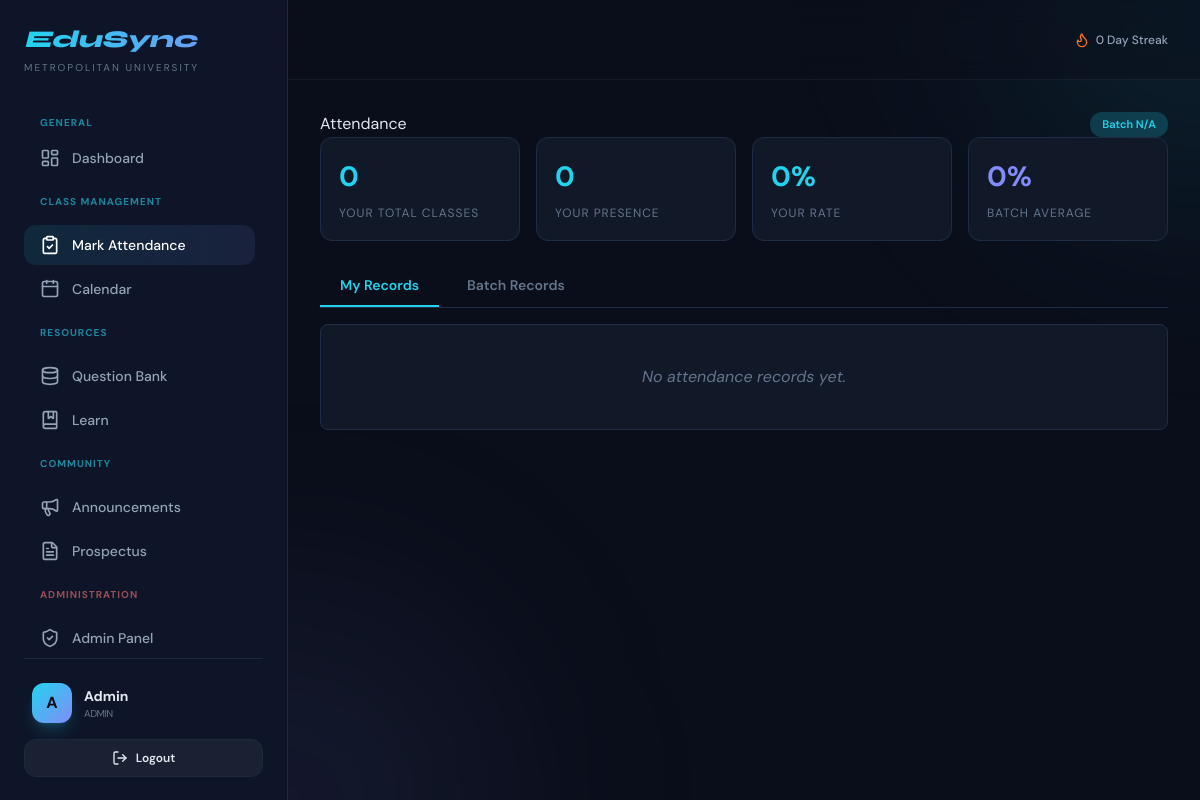
The app's page /attendance (signed in) with its own data.
### tables this page shows
CREATE TABLE users (
    id INT AUTO_INCREMENT PRIMARY KEY,
    name VARCHAR(100) NOT NULL,
    email VARCHAR(150) NOT NULL UNIQUE,
    password VARCHAR(255) NOT NULL,
    avatar VARCHAR(255) DEFAULT 'default.png',
    student_id VARCHAR(30),
    batch VARCHAR(20),
    semester INT DEFAULT 1,
    department VARCHAR(100) DEFAULT 'Software Engineering',
    bio TEXT,
    streak INT DEFAULT 0,
    last_active DATE,
    role ENUM('student','faculty','admin') DEFAULT 'student',
    created_at TIMESTAMP DEFAULT CURRENT_TIMESTAMP
);

### app/Views/layouts/layout.php (the view, shortened to what the rows shown need)
<!DOCTYPE html>
<html lang="en" class="dark">
<head>
    <script src="https://cdn.tailwindcss.com"></script>
    <link rel="stylesheet" href="/assets/css/style.css">
</head>
<body class="bg-[#0a0e1a] text-slate-200 font-sans antialiased min-h-screen" x-data="{ sidebarOpen: true }">
    <div class="flex">
        <?php if (isset($user) && $user): ?>
            <aside
                class="fixed inset-y-0 left-0 z-50 w-72 bg-[#0f172a]/95 backdrop-blur-xl border-r border-slate-800 transition-transform duration-300 transform lg:translate-x-0 lg:static lg:inset-0"
                :class="sidebarOpen ? 'translate-x-0' : '-translate-x-full'"
            >
                <div class="flex flex-col h-full p-6">
                    <div class="mb-10">
                        <h1 class="font-syne text-2xl font-extrabold bg-gradient-to-r from-accent-cyan to-accent-purple bg-clip-text text-transparent italic">
                        </h1>
                        <p class="text-[10px] text-slate-500 uppercase tracking-[0.2em] mt-1">METROPOLITAN UNIVERSITY</p>
                    </div>
                    <nav class="flex-1 space-y-1 overflow-y-auto pr-2 custom-scrollbar">
                        <div class="text-[10px] font-bold text-accent-cyan uppercase tracking-widest px-4 mb-2 opacity-60">General</div>
                        <a href="/dashboard" class="flex items-center gap-3 px-4 py-2.5 rounded-xl transition-all duration-200 group <?php echo ($currentPage ?? '') === 'dashboard' ? 'nav-link-active' : 'text-slate-400 hover:bg-white/5 hover:text-white'; ?>">
                            <i data-lucide="layout-dashboard" class="w-5 h-5"></i>
                            <span class="text-sm font-medium">Dashboard</span>
                        </a>
                        <?php if ($this->session->isFaculty()): ?>
                        <div class="pt-3 pb-1">
                            <div class="text-[10px] font-bold text-accent-cyan uppercase tracking-widest px-4 mb-2 opacity-60">Class Management</div>
                        </div>
                        <a href="/admin/attendance" class="flex items-center gap-3 px-4 py-2.5 rounded-xl transition-all duration-200 group <?php echo ($currentPage ?? '') === 'attendance' ? 'nav-link-active' : 'text-slate-400 hover:bg-white/5 hover:text-white'; ?>">
                            <i data-lucide="clipboard-check" class="w-5 h-5"></i>
                            <span class="text-sm font-medium">Mark Attendance</span>
                        </a>
                        <?php endif; ?>
                        <a href="/calendar" class="flex items-center gap-3 px-4 py-2.5 rounded-xl transition-all duration-200 group <?php echo ($currentPage ?? '') === 'calendar' ? 'nav-link-active' : 'text-slate-400 hover:bg-white/5 hover:text-white'; ?>">
                            <i data-lucide="calendar" class="w-5 h-5"></i>
                            <span class="text-sm font-medium">Calendar</span>
                        </a>
                        <div class="pt-3 pb-1">
                            <div class="text-[10px] font-bold text-accent-cyan uppercase tracking-widest px-4 mb-2 opacity-60">Resources</div>
                        </div>
                        <a href="/question-bank" class="flex items-center gap-3 px-4 py-2.5 rounded-xl transition-all duration-200 group <?php echo ($currentPage ?? '') === 'question-bank' ? 'nav-link-active' : 'text-slate-400 hover:bg-white/5 hover:text-white'; ?>">
                            <i data-lucide="database" class="w-5 h-5"></i>
                            <span class="text-sm font-medium">Question Bank</span>
                        </a>
                        <a href="/learn" class="flex items-center gap-3 px-4 py-2.5 rounded-xl transition-all duration-200 group <?php echo ($currentPage ?? '') === 'learn' ? 'nav-link-active' : 'text-slate-400 hover:bg-white/5 hover:text-white'; ?>">
                            <i data-lucide="book-marked" class="w-5 h-5"></i>
                            <span class="text-sm font-medium">Learn</span>
                        </a>
                        <div class="pt-3 pb-1">
                            <div class="text-[10px] font-bold text-accent-cyan uppercase tracking-widest px-4 mb-2 opacity-60">Community</div>
                        </div>
                        <a href="/announcements" class="flex items-center gap-3 px-4 py-2.5 rounded-xl transition-all duration-200 group <?php echo ($currentPage ?? '') === 'announcements' ? 'nav-link-active' : 'text-slate-400 hover:bg-white/5 hover:text-white'; ?>">
                            <i data-lucide="megaphone" class="w-5 h-5"></i>
                            <span class="text-sm font-medium">Announcements</span>
                        </a>
                        <a href="/prospectus" class="flex items-center gap-3 px-4 py-2.5 rounded-xl transition-all duration-200 group <?php echo ($currentPage ?? '') === 'prospectus' ? 'nav-link-active' : 'text-slate-400 hover:bg-white/5 hover:text-white'; ?>">
                            <i data-lucide="file-text" class="w-5 h-5"></i>
                            <span class="text-sm font-medium">Prospectus</span>
                        </a>
                        <?php if ($this->session->userRole() === 'admin'): ?>
                            <div class="pt-3 pb-1">
                                <div class="text-[10px] font-bold text-red-400 uppercase tracking-widest px-4 mb-2 opacity-60">Administration</div>
                            </div>
                            <a href="/admin" class="flex items-center gap-3 px-4 py-2.5 rounded-xl transition-all duration-200 group <?php echo ($currentPage ?? '') === 'admin' ? 'nav-link-active' : 'text-slate-400 hover:bg-white/5 hover:text-white'; ?>">
                                <i data-lucide="shield-check" class="w-5 h-5"></i>
                                <span class="text-sm font-medium">Admin Panel</span>
                            </a>
                        <?php endif; ?>
                    </nav>
                    <div class="mt-auto pt-6 border-t border-slate-800">
                        <div class="flex items-center gap-3 px-2 mb-4">
                            <div class="w-10 h-10 rounded-xl bg-gradient-to-br from-accent-cyan to-accent-purple flex items-center justify-center font-bold text-dark-bg shadow-lg shadow-accent-cyan/20">
                                <?php echo strtoupper(substr($user['name'] ?? 'U', 0, 1)); ?>
                            </div>
                            <div class="flex-1 min-w-0">
                                <p class="text-sm font-bold truncate"><?php echo htmlspecialchars($user['name'] ?? ''); ?></p>
                                <p class="text-[10px] text-slate-500 truncate uppercase tracking-tighter"><?php echo htmlspecialchars($user['role'] ?? 'Student'); ?></p>
                            </div>
                        </div>
                        <a href="/logout" class="flex items-center justify-center gap-2 px-4 py-2.5 rounded-xl border border-slate-800 bg-white/5 hover:bg-red-500/10 hover:border-red-500/20 hover:text-red-400 transition-all duration-200 text-xs font-semibold">
                            <i data-lucide="log-out" class="w-4 h-4"></i>
                            Logout
                        </a>
                    </div>
                </div>
            </aside>
            <div class="flex-1 flex flex-col min-h-screen relative overflow-hidden">
                <div class="absolute top-0 right-0 -z-10 w-96 h-96 bg-accent-cyan/10 blur-[120px] rounded-full translate-x-1/2 -translate-y-1/2"></div>
                <div class="absolute bottom-0 left-0 -z-10 w-96 h-96 bg-accent-purple/10 blur-[120px] rounded-full -translate-x-1/2 translate-y-1/2"></div>
                <header class="h-20 flex items-center justify-between px-8 bg-[#0a0e1a]/50 backdrop-blur-md sticky top-0 z-40 border-b border-white/5">
                    <div class="flex-1 flex items-center justify-end gap-6">
                        <div class="hidden md:flex items-center gap-4 text-xs font-medium text-slate-400">
                            <span class="flex items-center gap-1.5"><i data-lucide="flame" class="w-4 h-4 text-orange-500"></i> <?php echo $user['streak'] ?? 0; ?> Day Streak</span>
                        </div>
                    </div>
                </header>
                <main class="flex-1 p-8">
                    <div class="animate-in fade-in duration-700">
                        <?php echo $content; ?>
                    </div>
                </main>
            </div>
        <?php endif; ?>
    </div>
</body>
</html>

### app/Views/pages/attendance.php (shortened to what the rows shown need)
<?php
$currentPage = 'attendance';
?>
<div class="page-header" style="display:flex; justify-content:space-between; align-items:center;">
    <h2>Attendance</h2>
    <div class="badge badge-excused">Batch <?php echo htmlspecialchars($user['batch'] ?? 'N/A'); ?></div>
</div>
<?php
$totalClasses = count($myAttendance);
$presentCount = count(array_filter($myAttendance, static fn($record) => ($record['status'] ?? '') === 'present'));
$presentRate = $totalClasses > 0 ? round(($presentCount / $totalClasses) * 100, 1) : 0;
?>
<div style="display:grid;grid-template-columns:repeat(auto-fit,minmax(180px,1fr));gap:16px;margin-bottom:20px;">
    <div class="attendance-stat-card">
        <div class="attendance-stat-value"><?php echo $totalClasses; ?></div>
        <div class="attendance-stat-label">Your Total Classes</div>
    </div>
    <div class="attendance-stat-card">
        <div class="attendance-stat-value"><?php echo $presentCount; ?></div>
        <div class="attendance-stat-label">Your Presence</div>
    </div>
    <div class="attendance-stat-card">
        <div class="attendance-stat-value"><?php echo $presentRate; ?>%</div>
        <div class="attendance-stat-label">Your Rate</div>
    </div>
    <div class="attendance-stat-card">
        <div class="attendance-stat-value" style="color:#818cf8;">
            <?php
            $bTotal = (int)($batchStats['total_records'] ?? 0);
            $bPresent = (int)($batchStats['present_count'] ?? 0);
            echo $bTotal > 0 ? round(($bPresent / $bTotal) * 100, 1) : 0;
            ?>%
        </div>
        <div class="attendance-stat-label">Batch Average</div>
    </div>
</div>
<div class="tabs-container">
    <div class="tabs-header">
        <button class="tab-btn active" onclick="openTab(event, 'myAtt')">My Records</button>
        <button class="tab-btn" onclick="openTab(event, 'batchAtt')">Batch Records</button>
    </div>
    <div id="myAtt" class="tab-content active">
        <div class="attendance-table">
            <?php if (!empty($myAttendance)): ?>
                <table>
                    <thead>
                        <tr>
                            <th>Date</th>
                            <th>Course</th>
                            <th>Status</th>
                            <th>Notes</th>
                        </tr>
                    </thead>
                    <tbody>
                        <?php foreach ($myAttendance as $record): ?>
                            <tr>
                                <td><?php echo date('M d, Y', strtotime($record['class_date'])); ?></td>
                                <td>
                                    <strong><?php echo htmlspecialchars($record['course_code'] ?? ''); ?></strong>
                                    <div style="font-size:12px;color:#64748b;margin-top:4px;"><?php echo htmlspecialchars($record['course_name'] ?? ''); ?></div>
                                </td>
                                <td>
                                    <span class="badge badge-<?php echo htmlspecialchars($record['status']); ?>">
                                        <?php echo ucfirst($record['status']); ?>
                                    </span>
                                </td>
                                <td><?php echo htmlspecialchars($record['notes'] ?? ''); ?></td>
                            </tr>
                        <?php endforeach; ?>
                    </tbody>
                </table>
            <?php else: ?>
                <p class="empty-state">No attendance records yet.</p>
            <?php endif; ?>
        </div>
    </div>
</div>

### records on screen
users: name "A", name "Admin", role "ADMIN", streak "0", batch "N/A"

### other values on screen
$totalClasses "0"
$presentCount "0"
$presentRate "0"
